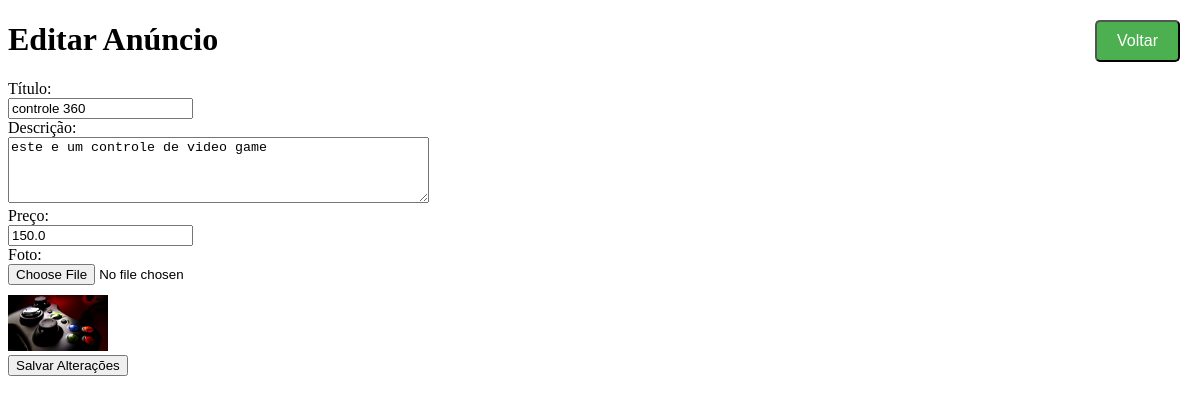
The page /editar_anuncio/15 on the database its author committed.
### app.py (models this page shows, shortened)
class Anuncio(db.Model):
    id = db.Column(db.Integer, primary_key=True)
    titulo = db.Column(db.String(100),  nullable=False)
    descricao = db.Column(db.Text, nullable=False)
    preco = db.Column(db.Float, nullable=False)
    foto = db.Column(db.String(20), nullable=False, default='default.jpg')

### app.py (the view, shortened to what this page needs)
@app.route('/editar_anuncio/<int:id>', methods=['GET', 'POST'])
def editar_anuncio(id):
    anuncio = Anuncio.query.get_or_404(id)
    return render_template('editar_anuncio.html', anuncio=anuncio)

### templates/editar_anuncio.html (shortened to what this page needs)
<!DOCTYPE html>
<html lang="en">
<head>
</head>
<body>
    <h1>Editar Anúncio</h1>
    <form action="{{ url_for('editar_anuncio', id=anuncio.id) }}" method="POST" enctype="multipart/form-data">
        <label for="titulo">Título:</label><br>
        <input type="text" id="titulo" name="titulo" value="{{ anuncio.titulo }}" required><br>
        <label for="descricao">Descrição:</label><br>
        <textarea id="descricao" name="descricao" rows="4" cols="50" required>{{ anuncio.descricao }}</textarea><br>
        <label for="preco">Preço:</label><br>
        <input type="number" id="preco" name="preco" step="0.01" value="{{ anuncio.preco }}" required><br>
        <label for="foto">Foto:</label><br>
        <input type="file" id="foto" name="foto"><br>
        <img src="{{ url_for('static', filename='imagens/' + anuncio.foto) }}" alt="{{ anuncio.titulo }}" style="width:100px; height:auto; margin-top:10px;"><br>
        <button type="submit" class="btn-salvar">Salvar Alterações</button>
        <button type="button" class="btn-voltar" onclick="window.location.href='/anuncios'">Voltar</button>
    </form>
</body>
</html>

### templates/editar_anuncio.html (style rules this page uses)
.btn-voltar { position: fixed; top: 20px; right: 20px; background-color: #4caf50; color: white; padding: 10px 20px; border-radius: 5px; cursor: pointer; font-size: 16px; z-index: 1000; }

### rows shown on the page
Anuncio: titulo "controle 360", descricao "este e um controle de video game", preco "150.0", foto (picture)
